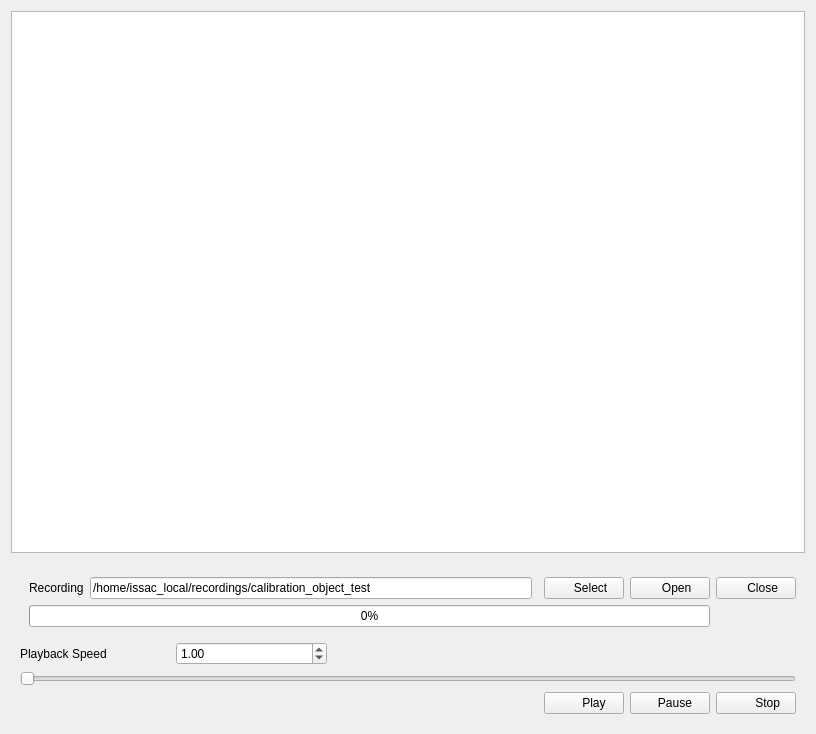
<?xml version="1.0" encoding="UTF-8"?>
<ui version="4.0">
 <class>PlaybackController</class>
 <widget class="QWidget" name="PlaybackController">
  <property name="geometry">
   <rect>
    <x>0</x>
    <y>0</y>
    <width>816</width>
    <height>734</height>
   </rect>
  </property>
  <property name="windowTitle">
   <string>Vicon-Depth-Sensor Data Playback</string>
  </property>
  <layout class="QVBoxLayout" name="verticalLayout">
   <item>
    <widget class="QTreeView" name="statusTreeView">
     <property name="sizePolicy">
      <sizepolicy hsizetype="Expanding" vsizetype="Expanding">
       <horstretch>0</horstretch>
       <verstretch>0</verstretch>
      </sizepolicy>
     </property>
     <property name="editTriggers">
      <set>QAbstractItemView::NoEditTriggers</set>
     </property>
     <property name="alternatingRowColors">
      <bool>true</bool>
     </property>
     <property name="animated">
      <bool>true</bool>
     </property>
     <attribute name="headerVisible">
      <bool>false</bool>
     </attribute>
    </widget>
   </item>
   <item>
    <widget class="QFrame" name="frame">
     <property name="sizePolicy">
      <sizepolicy hsizetype="Preferred" vsizetype="Maximum">
       <horstretch>0</horstretch>
       <verstretch>0</verstretch>
      </sizepolicy>
     </property>
     <property name="frameShape">
      <enum>QFrame::NoFrame</enum>
     </property>
     <property name="frameShadow">
      <enum>QFrame::Plain</enum>
     </property>
     <layout class="QGridLayout" name="gridLayout">
      <item row="4" column="1">
       <widget class="QPushButton" name="playButton">
        <property name="text">
         <string>      Play</string>
        </property>
        <property name="icon">
         <iconset theme="media-playback-start">
          <normaloff/>
         </iconset>
        </property>
       </widget>
      </item>
      <item row="3" column="0" colspan="4">
       <widget class="QFrame" name="controlFrame">
        <property name="frameShape">
         <enum>QFrame::NoFrame</enum>
        </property>
        <property name="frameShadow">
         <enum>QFrame::Plain</enum>
        </property>
        <layout class="QGridLayout" name="gridLayout_4">
         <property name="margin">
          <number>0</number>
         </property>
         <item row="2" column="0" colspan="5">
          <widget class="QSlider" name="frameSlider">
           <property name="maximum">
            <number>1000</number>
           </property>
           <property name="singleStep">
            <number>1</number>
           </property>
           <property name="pageStep">
            <number>1</number>
           </property>
           <property name="orientation">
            <enum>Qt::Horizontal</enum>
           </property>
           <property name="invertedAppearance">
            <bool>false</bool>
           </property>
           <property name="invertedControls">
            <bool>false</bool>
           </property>
           <property name="tickPosition">
            <enum>QSlider::NoTicks</enum>
           </property>
           <property name="tickInterval">
            <number>100</number>
           </property>
          </widget>
         </item>
         <item row="1" column="0">
          <widget class="QLabel" name="speedLabel">
           <property name="text">
            <string>Playback Speed</string>
           </property>
          </widget>
         </item>
         <item row="1" column="1">
          <widget class="QDoubleSpinBox" name="playbackSpeedSpinBox">
           <property name="prefix">
            <string/>
           </property>
           <property name="suffix">
            <string/>
           </property>
           <property name="decimals">
            <number>2</number>
           </property>
           <property name="singleStep">
            <double>0.100000000000000</double>
           </property>
           <property name="value">
            <double>1.000000000000000</double>
           </property>
          </widget>
         </item>
         <item row="1" column="2" colspan="3">
          <spacer name="horizontalSpacer">
           <property name="orientation">
            <enum>Qt::Horizontal</enum>
           </property>
           <property name="sizeHint" stdset="0">
            <size>
             <width>40</width>
             <height>20</height>
            </size>
           </property>
          </spacer>
         </item>
        </layout>
       </widget>
      </item>
      <item row="4" column="3">
       <widget class="QPushButton" name="stopButton">
        <property name="text">
         <string>       Stop</string>
        </property>
        <property name="icon">
         <iconset theme="media-playback-stop">
          <normaloff/>
         </iconset>
        </property>
       </widget>
      </item>
      <item row="0" column="3">
       <widget class="QFrame" name="frame_2">
        <property name="frameShape">
         <enum>QFrame::NoFrame</enum>
        </property>
        <property name="frameShadow">
         <enum>QFrame::Plain</enum>
        </property>
        <layout class="QGridLayout" name="gridLayout_3">
         <property name="leftMargin">
          <number>0</number>
         </property>
         <property name="topMargin">
          <number>9</number>
         </property>
         <property name="rightMargin">
          <number>0</number>
         </property>
         <property name="bottomMargin">
          <number>9</number>
         </property>
         <property name="spacing">
          <number>0</number>
         </property>
         <item row="0" column="0">
          <widget class="QPushButton" name="closeButton">
           <property name="text">
            <string>    Close</string>
           </property>
           <property name="icon">
            <iconset theme="window-close">
             <normaloff/>
            </iconset>
           </property>
          </widget>
         </item>
         <item row="1" column="0">
          <spacer name="verticalSpacer">
           <property name="orientation">
            <enum>Qt::Vertical</enum>
           </property>
           <property name="sizeHint" stdset="0">
            <size>
             <width>20</width>
             <height>25</height>
            </size>
           </property>
          </spacer>
         </item>
        </layout>
       </widget>
      </item>
      <item row="4" column="0">
       <spacer name="horizontalSpacer_2">
        <property name="orientation">
         <enum>Qt::Horizontal</enum>
        </property>
        <property name="sizeHint" stdset="0">
         <size>
          <width>40</width>
          <height>20</height>
         </size>
        </property>
       </spacer>
      </item>
      <item row="4" column="2">
       <widget class="QPushButton" name="pauseButton">
        <property name="text">
         <string>   Pause</string>
        </property>
        <property name="icon">
         <iconset theme="media-playback-pause">
          <normaloff/>
         </iconset>
        </property>
        <property name="checkable">
         <bool>true</bool>
        </property>
        <property name="checked">
         <bool>false</bool>
        </property>
       </widget>
      </item>
      <item row="0" column="0" colspan="3">
       <widget class="QFrame" name="selectDirFrame">
        <property name="frameShape">
         <enum>QFrame::NoFrame</enum>
        </property>
        <property name="frameShadow">
         <enum>QFrame::Plain</enum>
        </property>
        <layout class="QGridLayout" name="gridLayout_2">
         <property name="topMargin">
          <number>9</number>
         </property>
         <property name="rightMargin">
          <number>0</number>
         </property>
         <property name="spacing">
          <number>6</number>
         </property>
         <item row="0" column="3">
          <widget class="QPushButton" name="selectButton">
           <property name="text">
            <string>    Select</string>
           </property>
           <property name="icon">
            <iconset theme="folder">
             <normaloff/>
            </iconset>
           </property>
          </widget>
         </item>
         <item row="0" column="4">
          <widget class="QPushButton" name="openButton">
           <property name="text">
            <string>    Open</string>
           </property>
           <property name="icon">
            <iconset theme="document-open">
             <normaloff/>
            </iconset>
           </property>
          </widget>
         </item>
         <item row="0" column="1">
          <widget class="QLineEdit" name="recordingDirLineEdit">
           <property name="text">
            <string>/home/issac_local/recordings/calibration_object_test</string>
           </property>
          </widget>
         </item>
         <item row="0" column="0">
          <widget class="QLabel" name="recordingLabel">
           <property name="text">
            <string>Recording</string>
           </property>
          </widget>
         </item>
         <item row="1" column="0" colspan="5">
          <widget class="QProgressBar" name="openingProgressBar">
           <property name="value">
            <number>0</number>
           </property>
          </widget>
         </item>
        </layout>
       </widget>
      </item>
     </layout>
    </widget>
   </item>
  </layout>
 </widget>
 <resources/>
 <connections/>
</ui>
